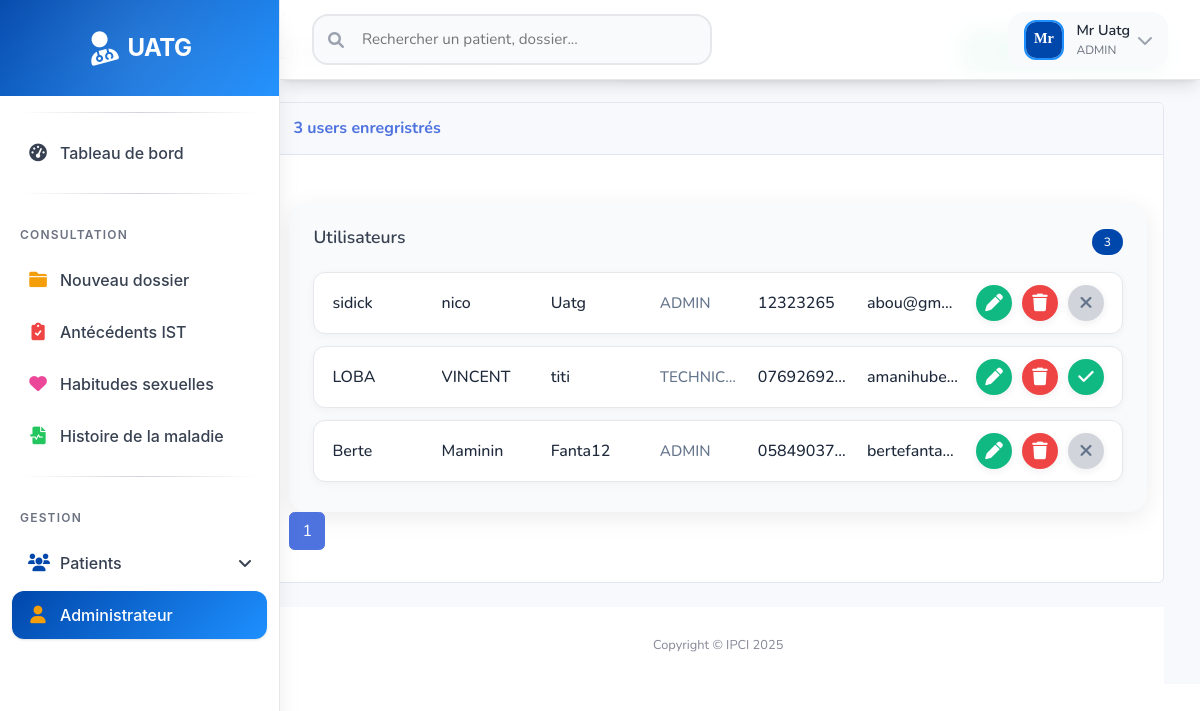
The app's page /page/admin.php (signed in), older data.
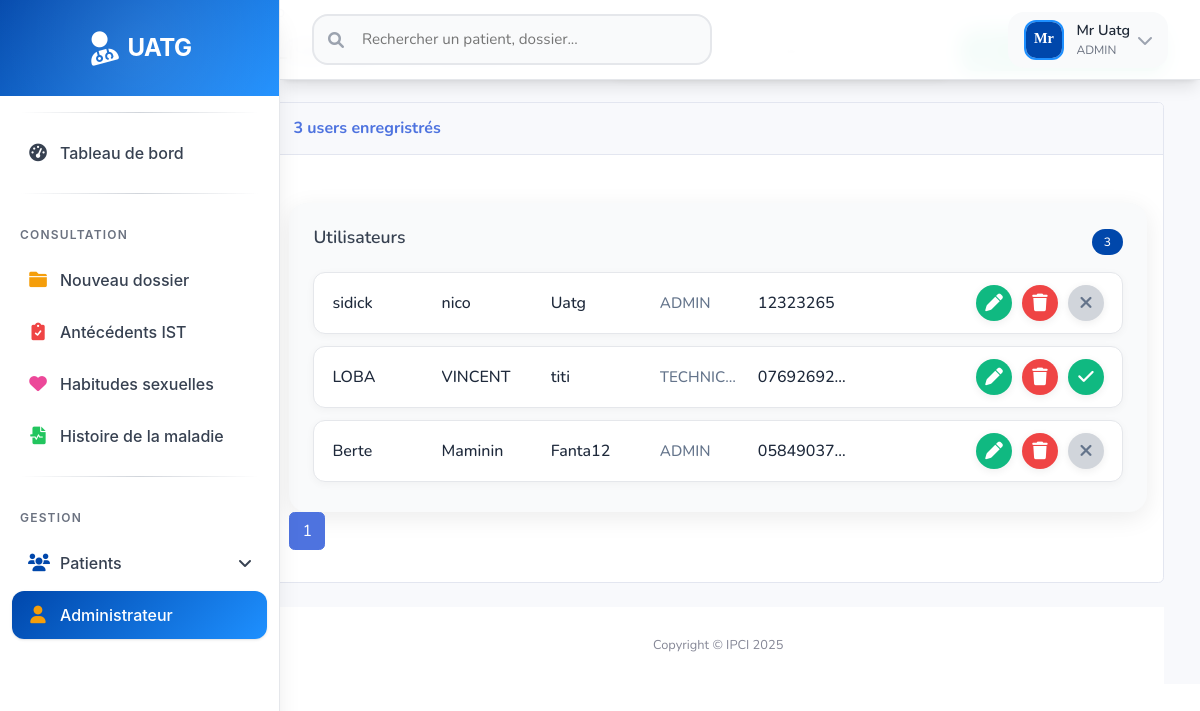
The same page, newer data.
### tables this page shows
CREATE TABLE IF NOT EXISTS `user` (
  `Id_user` int NOT NULL AUTO_INCREMENT,
  `Nom_user` varchar(30) DEFAULT NULL,
  `Prenom_user` varchar(50) DEFAULT NULL,
  `Email_user` varchar(15) NOT NULL,
  `Mdp_user` varchar(15) DEFAULT NULL,
  `Type_user` varchar(15) DEFAULT NULL,
  `Etat_user` int DEFAULT NULL,
  `Contact_user` varchar(15) DEFAULT NULL,
  `Login_user` varchar(15) NOT NULL,
  PRIMARY KEY (`Id_user`)
);

### page/admin.php (the view, shortened to what this page needs)
<?php
require_once("connexion.php");
$login = isset($_GET['login']) ? $_GET['login'] : "";
$size = isset($_GET['size']) ? $_GET['size'] : 3;
$page = isset($_GET['page']) ? $_GET['page'] : 1;
$reqadmin = "SELECT * FROM user where Login_user like '%$login%'";
$reqcount = "SELECT COUNT(*) countU FROM user";
$resultatadmin = $pdo->query($reqadmin);
$resultatcount = $pdo->query($reqcount);
$tabcount = $resultatcount->fetch();
$nbradmin = $tabcount['countU'];
$reste = $nbradmin % $size;
if ($reste === 0) {
    $nbrPage = $nbradmin / $size;
} else {
    $nbrPage = floor($nbradmin / $size) + 1;
}
?>
<!DOCTYPE html>
<html lang="en">
<head>
    <link href="../vendor/fontawesome-free/css/all.min.css" rel="stylesheet" type="text/css">
    <link href="../css/sb-admin-2.min.css" rel="stylesheet">
</head>
<body id="page-top">
    <div id="wrapper">
      <?php
           require_once("menu_gauche.php");
       ?>
<div class="main-content">
    <h2>Liste des utilisateurs</h2>
</div>
        <div id="content-wrapper" class="d-flex flex-column">
            <div id="content">
               <?php
                require_once("menu_haut.php")
               ?>
                <div class="container-fluid">
                    <div class="row">
                    <div class="container-fluid" id="container-wrapper">
          <div class="d-sm-flex align-items-center justify-content-between mb-4 flex-wrap" style="gap: 12px;">
            <h1 class="h3 mb-0 text-gray-800">Liste des utilisateurs</h1>
            <div style="display: flex; gap: 12px; align-items: center; flex-wrap: wrap;">
                <a href="newutilisateur.php" class="add-user-btn"><i class="fas fa-user-plus"></i> Ajouter utilisateur</a>
            </div>
          </div>
          <div class="row">
            <div class="col-lg-12">
              <div class="card mb-4">
                <div class="card-header py-3 d-flex flex-row align-items-center justify-content-between">
                  <h6 class="m-0 font-weight-bold text-primary"><?php echo $nbradmin?> users enregristrés</h6>
                </div>
                <div class="table-responsive p-3">
                  <div class="users-list-container" id="usersListContainer">
                    <div class="users-header">
                        <h3 class="users-title">Utilisateurs</h3>
                        <span class="users-count" id="usersCount"><?php echo $nbradmin; ?></span>
                    </div>
                    <?php while($user=$resultatadmin->fetch()){ ?>
                        <div class="user-row <?php echo $user["Etat_user"]==1?'text-primary ':'text-gray-500' ?>">
                            <div class="user-col"><?php echo htmlspecialchars($user["Nom_user"]); ?></div>
                            <div class="user-col"><?php echo htmlspecialchars($user["Prenom_user"]); ?></div>
                            <div class="user-col"><?php echo htmlspecialchars($user["Login_user"]); ?></div>
                            <div class="user-col small"><?php echo htmlspecialchars($user["Type_user"]); ?></div>
                            <div class="user-col"><?php echo htmlspecialchars($user["Contact_user"]); ?></div>
                            <div class="user-col"><?php echo htmlspecialchars($user["Email_user"]); ?></div>
                            <div class="user-actions">
                                <a href="#" class="patient-action-btn modifier edit-user-link" title="Modifier"
                                   data-url="modifieruser.php?idU=<?php echo $user['Id_user']; ?>"
                                   data-nom="<?php echo htmlspecialchars($user['Nom_user']); ?>"
                                   data-prenom="<?php echo htmlspecialchars($user['Prenom_user']); ?>"
                                   data-login="<?php echo htmlspecialchars($user['Login_user']); ?>"
                                   data-email="<?php echo htmlspecialchars($user['Email_user']); ?>"
                                   data-role="<?php echo htmlspecialchars($user['Type_user']); ?>"
                                   data-contact="<?php echo htmlspecialchars($user['Contact_user']); ?>">
                                   <i class="fas fa-pen"></i>
                                </a>
                                <a href="#" class="patient-action-btn supprimer delete-user-link" title="Supprimer"
                                   data-url="supprimeruser.php?idU=<?php echo $user['Id_user']; ?>"
                                   data-nom="<?php echo htmlspecialchars($user['Nom_user']); ?>"
                                   data-prenom="<?php echo htmlspecialchars($user['Prenom_user']); ?>"
                                   data-login="<?php echo htmlspecialchars($user['Login_user']); ?>"
                                   data-email="<?php echo htmlspecialchars($user['Email_user']); ?>"
                                   data-role="<?php echo htmlspecialchars($user['Type_user']); ?>"
                                   data-contact="<?php echo htmlspecialchars($user['Contact_user']); ?>">
                                   <i class="fas fa-trash"></i>
                                </a>
                                <a href="Activeruser.php?idU=<?php echo $user["Id_user"] ?>&etat=<?php echo $user["Etat_user"] ?>" class="user-action-btn <?php echo $user["Etat_user"]==1 ? 'desactiver' : 'activer'; ?>" title="<?php echo $user["Etat_user"]==1 ? 'Désactiver' : 'Activer'; ?>">
                                    <?php
                                        if($user["Etat_user"]==1)
                                            echo'<i class="fa fa-times" aria-hidden="true"></i>';
                                        else
                                            echo'<i class="fa fa-check" aria-hidden="true"></i>';
                                    ?>
                                </a>
                            </div>
                        </div>
                    <?php } ?>
                  </div>
                  <nav aria-label="Page navigation example">
                        <ul class="pagination">
                        <?php  for( $i=1;$i<=$nbrPage;$i++ ){?>
                          <li class="page-item <?php if($i==$page)echo"page-item active"?>">
                            <a class="page-link" href="user.php?page=<?php echo $i; ?>&login=<?php echo $login; ?> ">
                              <?php  echo $i;?>
                            </a>
                          <?php } ?>
                      </li>
                        </ul>
                 </nav>
                </div>
              </div>
            </div>
            </div>
            <footer class="sticky-footer bg-white">
                <div class="container my-auto">
                    <div class="copyright text-center my-auto">
                        <span>Copyright &copy; IPCI  2025</span>
                    </div>
                </div>
            </footer>
        </div>
    </div>
</body>
</html>

### page/menu_gauche.php (shortened to what this page needs)
<!DOCTYPE html>
<html lang="fr">
<head>
    <link href="https://cdnjs.cloudflare.com/ajax/libs/font-awesome/6.0.0/css/all.min.css" rel="stylesheet">
</head>
<body>
    <div class="modern-sidebar">
        <a class="sidebar-brand" href="acceuil.php">
            <div class="sidebar-brand-icon">
                <i class="fas fa-user-md"></i>
            </div>
            <div class="sidebar-brand-text">UATG</div>
        </a>
        <div class="sidebar-divider"></div>
        <ul class="nav-list">
            <li class="nav-item">
                <a class="nav-link active" href="acceuil.php">
                    <i class="fas fa-fw fa-tachometer-alt"></i>
                    <span>Tableau de bord</span>
                </a>
            </li>
        </ul>
        <div class="sidebar-divider"></div>
        <div class="sidebar-heading">Consultation</div>
        <ul class="nav-list">
            <li class="nav-item">
                <a class="nav-link" href="nouveau_dossier.php">
                    <i class="fas fa-folder text-warning"></i>
                    <span>Nouveau dossier</span>
                </a>
            </li>
            <li class="nav-item">
                <a class="nav-link" href="antecedent.php">
                    <i class="fas fa-clipboard-check text-danger"></i>
                    <span>Antécédents IST</span>
                </a>
            </li>
            <li class="nav-item">
                <a class="nav-link" href="habitude_sexuelle.php">
                    <i class="fas fa-heart text-pink"></i>
                    <span>Habitudes sexuelles</span>
                </a>
            </li>
            <li class="nav-item">
                <a class="nav-link" href="Histoire de la maladie.php">
                    <i class="fas fa-file-medical-alt text-success"></i>
                    <span>Histoire de la maladie</span>
                </a>
            </li>
        </ul>
        <div class="sidebar-divider"></div>
        <div class="sidebar-heading">Gestion</div>
        <ul class="nav-list">
            <li class="nav-item">
                <a class="nav-link collapsed" href="#" data-toggle="collapse" data-target="#collapseForm" aria-expanded="false" aria-controls="collapseForm">
                    <i class="fas fa-users text-info"></i>
                    <span>Patients</span>
                </a>
            </li>
            <?php if($_SESSION['user']['Type_user']=='ADMIN') { ?>
                <li class="nav-item">
                    <a class="nav-link" href="admin.php">
                        <i class="fas fa-fw fa-user text-warning"></i>
                        <span>Administrateur</span>
                    </a>
                </li>
            <?php } ?>
        </ul>
    </div>
</body>
</html>

### page/menu_haut.php (shortened to what this page needs)
<nav class="modern-topbar">
    <div class="topbar-search">
        <div class="search-container">
            <input type="text" class="search-input" placeholder="Rechercher un patient, dossier...">
            <i class="fas fa-search search-icon"></i>
        </div>
    </div>
    <div class="topbar-user">
        <div class="user-dropdown" onclick="toggleDropdown()">
            <img alt="User" class="user-avatar">
            <div class="user-info">
                <div class="user-name">Mr <?php echo $_SESSION['user']['Login_user'] ?? 'Admin'; ?></div>
                <div class="user-role">
                    <?php echo $_SESSION['user']['Type_user'] ?? 'Utilisateur'; ?>
                </div>
            </div>
            <i class="fas fa-chevron-down dropdown-arrow"></i>
        </div>
    </div>
</nav>

### page/admin.php (style rules this page uses)
.users-list-container { width: 100%; max-width: 1100px; margin: 32px auto 0 auto; background: var(--gray-50, #f9fafb); border-radius: 18px; box-shadow: 0 6px 24px rgba(0,0,0,0.08); padding: 24px 0 18px 0; }
.users-header { width: 100%; display: flex; align-items: center; justify-content: space-between; margin-bottom: 16px; padding: 0 24px; }
.users-title { font-size: 1.1rem; font-weight: 600; color: var(--gray-700, #374151); }
.users-count { background: var(--primary, #0047ab); color: white; padding: 4px 12px; border-radius: 20px; font-size: 12px; font-weight: 500; }
.user-row { display: flex; align-items: center; background: white; border: 1.5px solid var(--gray-200, #e5e7eb); border-radius: 12px; margin: 0 24px 12px 24px; padding: 12px 18px; transition: box-shadow 0.2s, border 0.2s, background 0.2s; box-shadow: 0 2px 8px rgba(0,0,0,0.04); gap: 18px; }
.user-col { flex: 1 1 0; min-width: 0; font-size: 1rem; color: #1e293b; font-weight: 500; white-space: nowrap; overflow: hidden; text-overflow: ellipsis; }
.user-col.small { flex: 0 0 80px; font-size: 0.95em; color: #64748b; }
.user-actions { display: flex; gap: 10px; flex: 0 0 auto; }
.patient-action-btn, .user-action-btn { border: none; border-radius: 50%; width: 36px; height: 36px; font-size: 1.1em; cursor: pointer; box-shadow: 0 2px 8px rgba(0,0,0,0.07); transition: background 0.2s, color 0.2s; display: flex; align-items: center; justify-content: center; }
.patient-action-btn.modifier, .user-action-btn.modifier { background: #10b981; color: #fff; }
.patient-action-btn.supprimer, .user-action-btn.supprimer { background: #ef4444; color: #fff; }
.user-action-btn.activer { background: #10b981; color: #fff; }
.user-action-btn.desactiver { background: #d1d5db; color: #64748b; }
.add-user-btn { background: linear-gradient(135deg, #10b981 0%, #059669 100%); color: white; border: none; border-radius: 12px; padding: 8px 18px; font-size: 1em; font-weight: 600; cursor: pointer; box-shadow: 0 2px 8px rgba(16,185,129,0.13); transition: background 0.2s, box-shadow 0.2s, transform 0.2s; letter-spacing: 0.3px; display: flex; align-items: center; gap: 8px; text-decoration: none; }

### page/menu_haut.php (style rules this page uses)
.modern-topbar { position: fixed; top: 0; left: 280px; right: 0; height: 80px; background: rgba(255, 255, 255, 0.95); backdrop-filter: blur(10px); border-bottom: 1px solid var(--gray-200); box-shadow: var(--shadow-lg); z-index: 999; display: flex; align-items: center; justify-content: space-between; padding: 0 32px; animation: slideInTop 0.6s ease-out; }
.topbar-search { flex: 1; max-width: 400px; margin-right: 32px; }
.search-container { position: relative; display: flex; align-items: center; }
.search-input { width: 100%; padding: 12px 20px 12px 48px; border: 2px solid var(--gray-200); border-radius: 16px; background: var(--gray-50); font-size: 0.95rem; transition: all 0.3s ease; outline: none; }
.search-icon { position: absolute; left: 16px; color: var(--gray-400); transition: color 0.3s ease; }
.topbar-user { display: flex; align-items: center; position: relative; }
.user-dropdown { display: flex; align-items: center; padding: 8px 16px; background: var(--gray-50); border-radius: 16px; cursor: pointer; transition: all 0.3s ease; border: none; text-decoration: none; }
.user-avatar { width: 40px; height: 40px; border-radius: 12px; margin-right: 12px; object-fit: cover; border: 2px solid var(--primary-light); }
.user-info { display: flex; flex-direction: column; margin-right: 8px; }
.user-name { font-weight: 600; color: var(--gray-800); font-size: 0.9rem; }
.user-role { font-size: 0.75rem; color: var(--gray-500); }
.dropdown-arrow { color: var(--gray-400); transition: transform 0.3s ease; }

Row changes from the older to the newer data that the page shows:
changed user "sidick": Email_user "abou@gm…" → (not shown)
changed user "LOBA": Email_user "amanihub…" → (not shown)
changed user "Berte": Email_user "bertefanta…" → (not shown)
